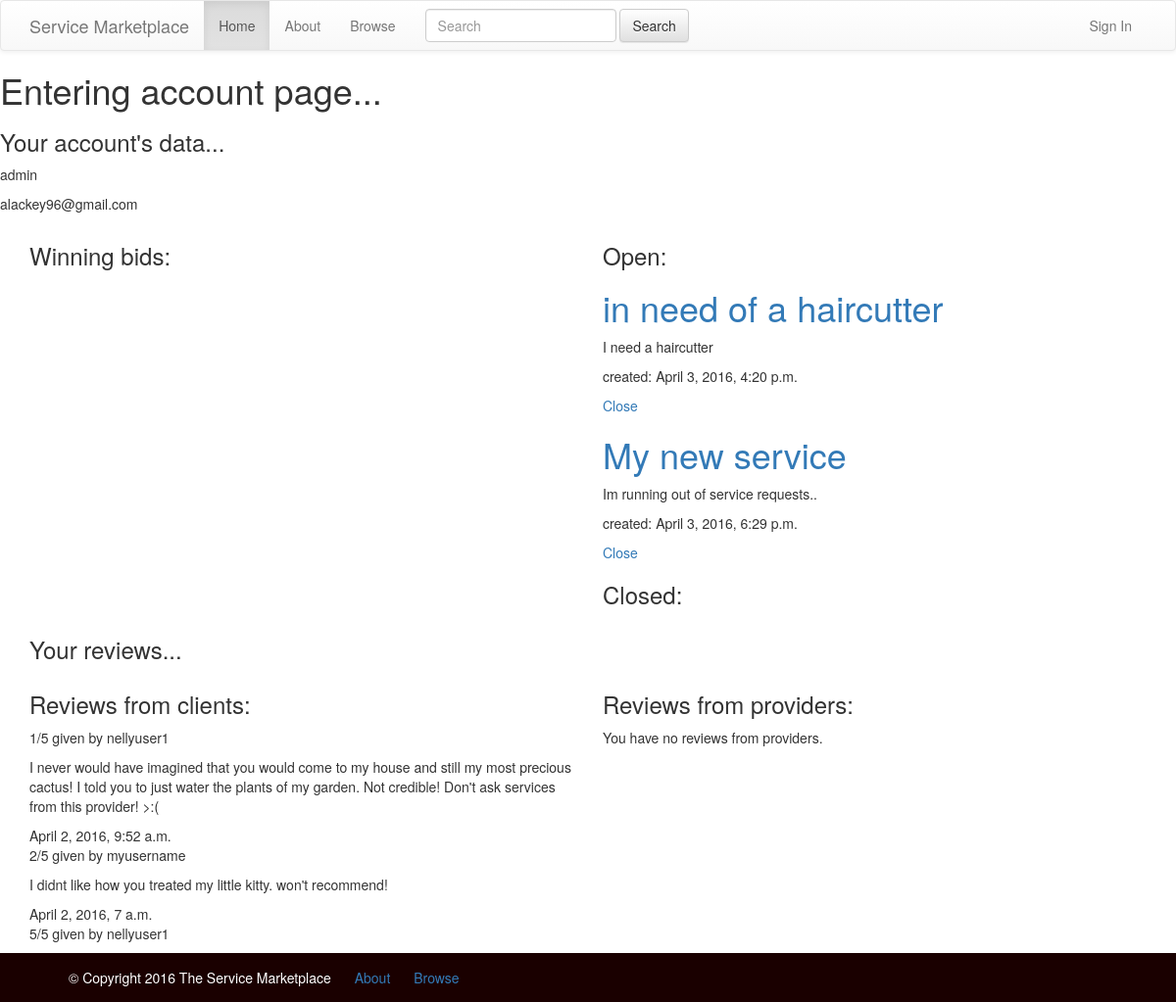
Screenshot of /my_account/ (signed in) with the database file from the repository.
### market/models.py (models this page shows, shortened)
class Service(models.Model):
    client = models.ForeignKey(
        settings.AUTH_USER_MODEL,
        related_name='service_client',
        null=True,
        blank=True
    )
    service_provider = models.ForeignKey(
        settings.AUTH_USER_MODEL,
        related_name='service_service_providers',
        null=True,
        blank=True
    )
    title = models.CharField(max_length=100)
    description = models.TextField()
    location = models.CharField(max_length=50, default="U.S.")
    final_time = models.DateTimeField("Ending Time")
    category = models.CharField(max_length=50, default="Other")
    is_open = models.BooleanField(default=True)
    bid = models.DecimalField(
        max_digits=10,
        decimal_places=2,
        default=1000.00
    )
    created_date = models.DateTimeField(default=timezone.now)

class Review(models.Model):
    RATINGS = (
        (1, '1'),
        (2, '2'),
        (3, '3'),
        (4, '4'),
        (5, '5'),
    )
    TYPE = (
        ('client', 'Client'),
        ('provider', 'Provider'),
    )
    rating = models.IntegerField(choices=RATINGS)
    user = models.ForeignKey(settings.AUTH_USER_MODEL, related_name='review')
    account_type = models.CharField(max_length=8, choices=TYPE, default='client')
    author = models.ForeignKey(
        settings.AUTH_USER_MODEL,
        related_name='review_author',
        null=True,
        blank=True
    )
    comment = models.TextField()
    created_date = models.DateTimeField(default=timezone.now)

### market/views.py (the view)
# urls.py: url(r'^my_account/$', views.my_account, name="my_account"),
@login_required
def my_account(request):
    reviews = Review.objects.filter(user=request.user).order_by('-created_date')
    reviews_clients = reviews.filter(account_type='client')
    reviews_providers = reviews.filter(account_type='provider')
    services_open = Service.objects.filter(client=request.user, is_open=True)
    services_closed = Service.objects.filter(client=request.user, is_open=False)
    return render(
        request,
        'market/my_account.html',
        {
            'reviews_clients': reviews_clients,
            'reviews_providers': reviews_providers,
            'services_open': services_open,
            'services_closed': services_closed
        }
    )

### market/templates/market/my_account.html (shortened to what this page needs)
{% extends "market/base.html" %}
{% block content %}
    <h1>Entering account page...</h1>
    <div>
        <h3>Your account's data...</h3>
        <p>{{ user.username }}</p>
        <p>{{ user.email }}</p>
    </div>
    <div class="container">
        <div class="row">
    		<div class="col-lg-6">
    			<h3>Winning bids:</h3>
    		</div>
            <div class="col-lg-6">
                <h3>Open:</h3>
                {% for service in services_open %}
                    <div class="service">
                        <h1><a href="{% url 'service_detail' pk=service.pk %}">{{ service.title }}</a></h1>
                        <p>{{ service.description|linebreaks }}</p>
                        <div class="date">
                            <p>created: {{ service.created_date }}</p>
                        </div>
                        <a href="{% url 'service_close' pk=service.pk %}">Close</a>
                    </div>
                {% endfor %}
    			<h3>Closed:</h3>
    		</div>
        </div>
	</div>
    <div class="container">
        <h3>Your reviews...</h3>
        <div class="row">
    		<div class="col-lg-6">
    			<h3>Reviews from clients:</h3>
    			{% if reviews_clients %}
                    {% for review in reviews_clients %}
                        <div class="review">
                            <p>{{ review.rating }}/5 given by {{ review.author }}</p>
                            <p>{{ review.comment }}</p>
                            <div class="date">{{ review.created_date }}</div>
                        </div>
                    {% endfor %}
                {% else %}
                    <p>You have no reviews from clients.</p>
                {% endif %}
    		</div>
            <div class="col-lg-6">
                <h3>Reviews from providers:</h3>
                {% if reviews_providers %}
                    {% for review in reviews_providers %}
                        <div class="review">
                            <p>{{ review.rating }}/5 given by {{ review.author }}</p>
                            <p>{{ review.comment }}</p>
                            <div class="date">{{ review.created_date }}</div>
                        </div>
                    {% endfor %}
                {% else %}
                    <p>You have no reviews from providers.</p>
                {% endif %}
            </div>
        </div>
	</div>
{% endblock %}

### market/static/css/base.css (style rules this page uses)
html, body { margin:0; padding:0; height:100%; }

### rows the page displays
Service: title "in need of a haircutter", description "I need a haircutter", created_date "April 3, 2016, 4:20 p.m."
Service: title "My new service", description "Im running out of service requests..", created_date "April 3, 2016, 6:29 p.m."
Review: rating "1", author "nellyuser1", comment "I never would have imagined that you would come to my house and still my most precious cactus! I told you to just water the plants of my garden. Not credible! Don't ask services from this provider! >:(", created_date "April 2, 2016, 9:52 a.m."
Review: rating "2", author "myusername", comment "I didnt like how you treated my little kitty. won't recommend!", created_date "April 2, 2016, 7 a.m."
Review: rating "5", author "nellyuser1"

### other values shown
{{ user.username }} "admin"
{{ user.email }} "alackey96@gmail.com"
